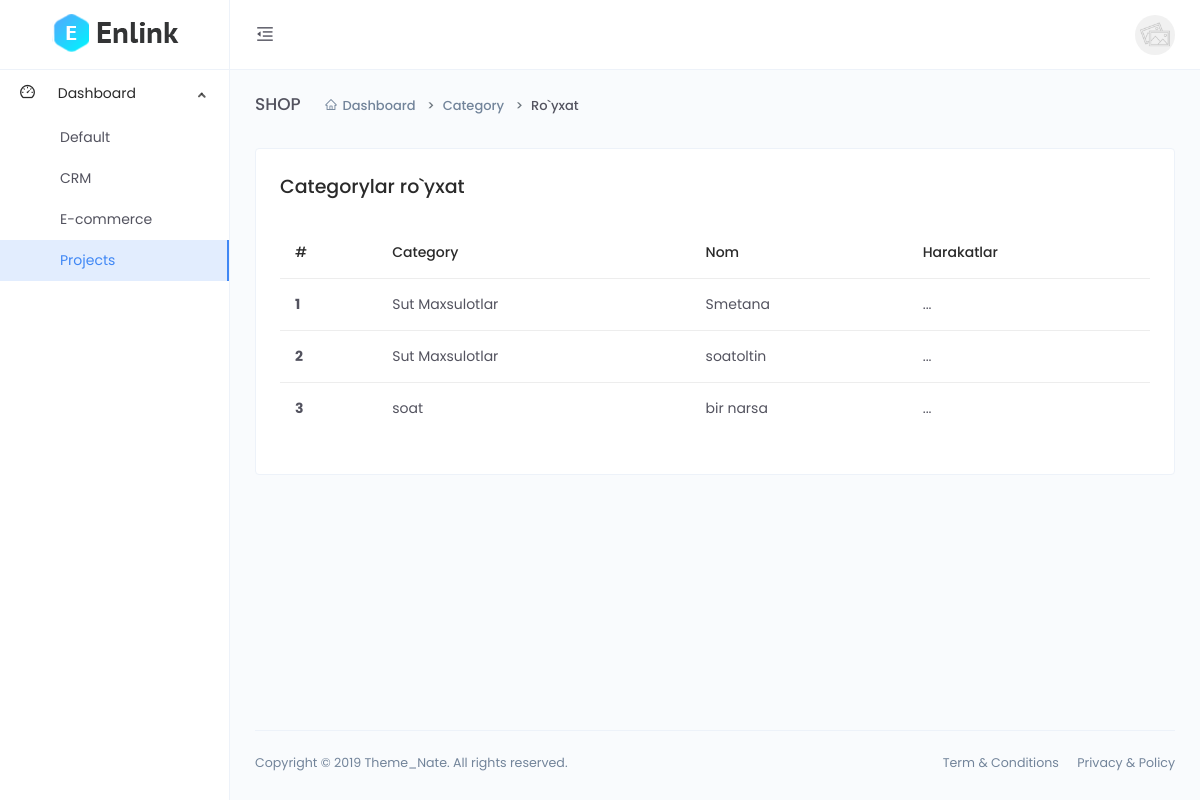
Screenshot of /dashboard/product-list with the database file from the repository.
### main/models.py (models this page shows)
class Product(models.Model):
    category = models.ForeignKey(Category, on_delete=models.CASCADE)
    name = models.CharField(max_length=255)
    body = models.TextField()
    price = models.DecimalField(decimal_places=2, max_digits=10) # +
    discount_price = models.DecimalField(decimal_places=2, max_digits=10,
                                         blank=True, null=True) #+
    banner_img = models.ImageField(upload_to='banner-img')
    quantity = models.IntegerField()
    delivery = models.BooleanField(default=False) #+

class Category(models.Model):
    name = models.CharField(max_length=255, unique=True)

### main/dashboard/views.py (the view)
# urls.py: path('product-list', views.product_list, name='product_list'),
def product_list(request):
    queryset = models.Product.objects.all()
    context = {
          'queryset':queryset
    }
    return render(request, 'dashboard/product/list.html', context)

### templates/dashboard/product/list.html
{% extends 'dashboard/base.html' %}
{% block content %}
<div class="main-content">
    <div class="page-header">
        <h2 class="header-title">SHOP</h2>
        <div class="header-sub-title">
            <nav class="breadcrumb breadcrumb-dash">
                <a href="#" class="breadcrumb-item"><i class="anticon anticon-home m-r-5"></i>Dashboard</a>
                <a class="breadcrumb-item" href="#">Category</a>
                <span class="breadcrumb-item active">Ro`yxat</span>
            </nav>
        </div>
    </div>
    <div class="card">
        <div class="card-body">
            <h4>Categorylar ro`yxat</h4>
            <div class="m-t-25">
                <div class="table-responsive">
                    <table class="table">
                        <thead>
                            <tr>
                                <th scope="col">#</th>
                                <th scope="col">Category</th>
                                <th scope="col">Nom</th>
                                <th scope="col">Harakatlar</th>
                            </tr>
                        </thead>
                        <tbody>
                            {% for q in queryset %}
                            <tr>
                                <th scope="row">{{forloop.counter}}</th>
                                <td>{{q.category.name}}</td>
                                <td>{{q.name}}</td>
                                <td>...</td>
                            </tr>
                            {% endfor %}
                        </tbody>
                    </table>
                </div>
            </div>
        </div>
    </div>
</div>
{% endblock %}

### rows the page displays
Product: category.name "Sut Maxsulotlar", name "Smetana"
Product: category.name "Sut Maxsulotlar", name "soatoltin"
Product: category.name "soat", name "bir narsa"
